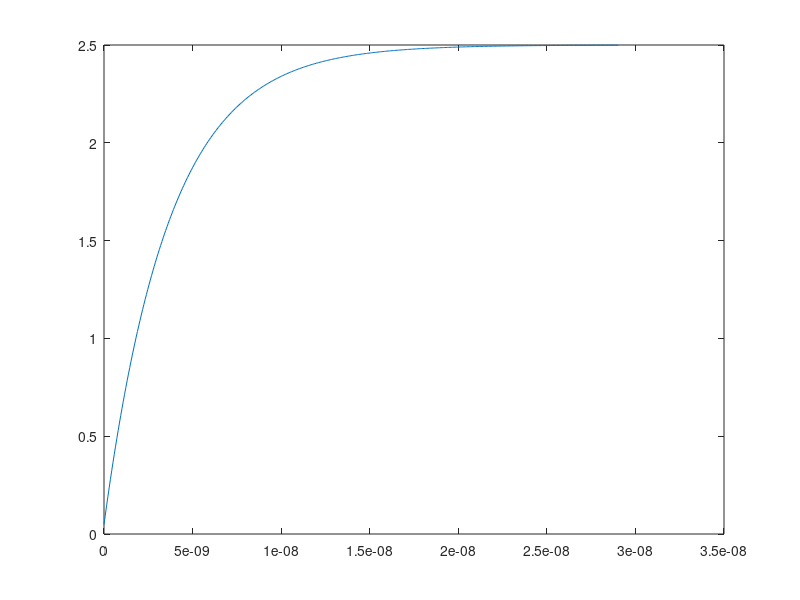

Here is the MATLAB script that generated this plot:
clear all,clc,close all;


%внутренние параметры 
R=220
R1=R*2;
C=33e-12;
tau=R*C;% постоянная времени цепи
 
%внешние параметры
U=5;

%начальные условия
Uc(1)=0;
 
% Ось времени
T=tau/100;
tmax=(4*tau);
t=0:T:tmax;
N=length(t);

 
for k=1:N;
    Uc=(U*T+Uc*R*C)/(C*R+2*T); %напряжение на конденсаторе
    Ur=U-2*Uc; %напряжение на резисторе
    Ucmas(k)=Uc;
end;
figure(1)
plot(t,Ucmas)